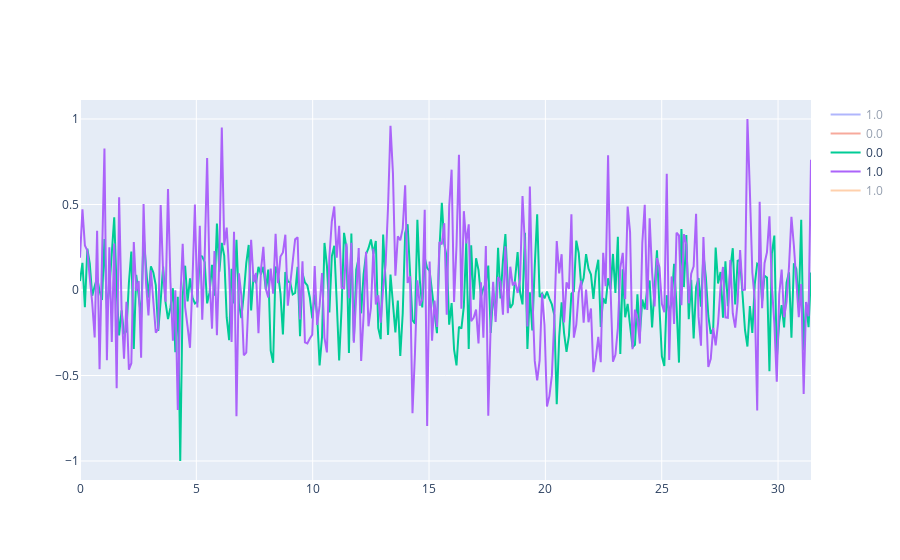

Here is the notebook cell this chart was saved with:
### Code cell
fig = go.Figure()

for i in range(5,10):
    fig.add_trace(go.Scatter(x=x, y=signals[i,:],
                        mode='lines',
                        name=signals[i,-1]))

fig.show()
#print(signals[1,:])

### Figure 1 — Plotly figure (JSON) as saved in the notebook; plotly's stock layout.template omitted (floating-point values rounded to 4 significant figures; data arrays with more than 128 entries replaced by an {"elided": "..."} marker saying what was removed)
{"data": [{"mode": "lines", "name": "1.0", "type": "scatter", "visible": "legendonly", "x": {"elided": "300 float values"}, "y": {"elided": "301 float values"}}, {"mode": "lines", "name": "0.0", "type": "scatter", "visible": "legendonly", "x": {"elided": "300 float values"}, "y": {"elided": "301 float values"}}, {"mode": "lines", "name": "0.0", "type": "scatter", "visible": true, "x": {"elided": "300 float values"}, "y": {"elided": "301 float values"}}, {"mode": "lines", "name": "1.0", "type": "scatter", "visible": true, "x": {"elided": "300 float values"}, "y": {"elided": "301 float values"}}, {"mode": "lines", "name": "1.0", "type": "scatter", "visible": "legendonly", "x": {"elided": "300 float values"}, "y": {"elided": "301 float values"}}], "layout": {"autosize": true, "xaxis": {"autorange": true, "range": [0, 31.42], "type": "linear"}, "yaxis": {"autorange": true, "range": [-1.111, 1.111], "type": "linear"}}}
